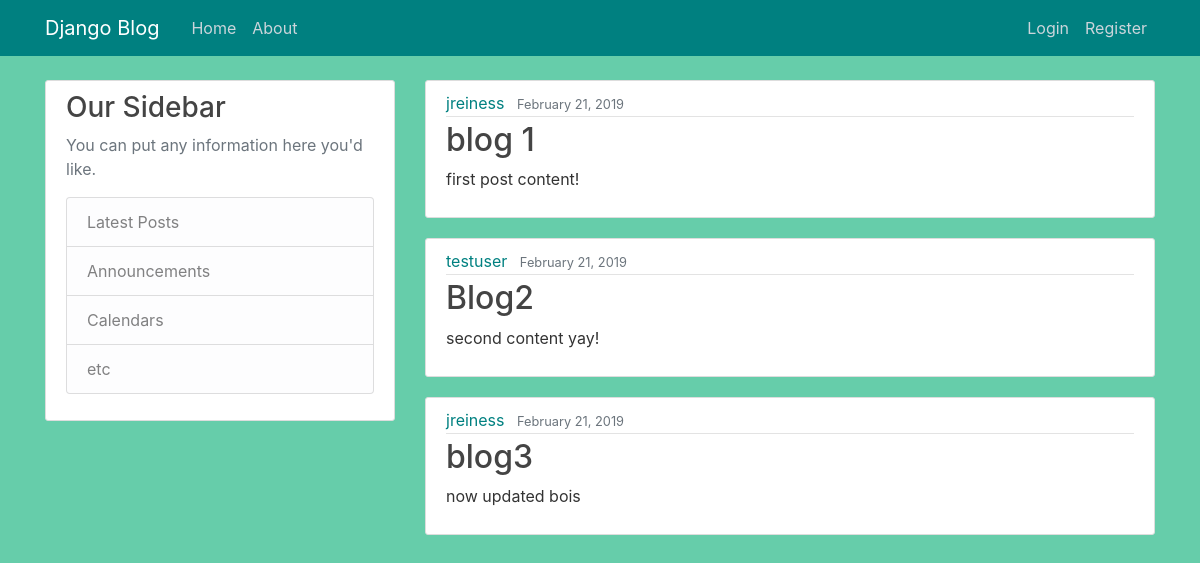
The page / on the database its author committed.
### blog/models.py (models this page shows, shortened)
class Post(models.Model):
    title = models.CharField(max_length=100)
    content = models.TextField()
    date_posted = models.DateTimeField(default=timezone.now)
    author = models.ForeignKey(User, on_delete=models.CASCADE) #on_delete says what to do if user is deleted - what happens to post?

### blog/views.py (the view)
# urls.py: path('', views.home, name='blog-home'),
def home(request):
    context = {
        'posts':Post.objects.all()
    }
    return render(request, 'blog/home.html', context)

### blog/templates/blog/home.html
{% extends 'blog/base.html'%}
{% block content %}
	{% for post in posts %}
		<article class="media content-section">
		  <div class="media-body">
			<div class="article-metadata">
			  <a class="mr-2" href="#">{{ post.author }}</a>
			  <small class="text-muted">{{ post.date_posted|date:"F j, Y" }}</small>
			</div>
			<h2><a class="article-title" href="#">{{ post.title }}</a></h2>
			<p class="article-content">{{ post.content }}</p>
		  </div>
		</article>
	{% endfor %}
{% endblock content %}

### blog/static/blog/main.css (style rules this page uses)
body { background: MediumAquamarine; color: #333333; margin-top: 5rem; }
h1, h2, h3, h4, h5, h6 { color: #444444; }
.content-section { background: #ffffff; padding: 10px 20px; border: 1px solid #dddddd; border-radius: 3px; margin-bottom: 20px; }
.article-title { color: #444444; }
a.mr-2 { color: Teal; }
.article-content { white-space: pre-line; }
.article-metadata { padding-bottom: 1px; margin-bottom: 4px; border-bottom: 1px solid #e3e3e3 }

### rows shown on the page
Post: author "jreiness", date_posted "February 21, 2019", title "blog 1", content "first post content!"
Post: author "testuser", date_posted "February 21, 2019", title "Blog2", content "second content yay!"
Post: author "jreiness", date_posted "February 21, 2019", title "blog3", content "now updated bois"
